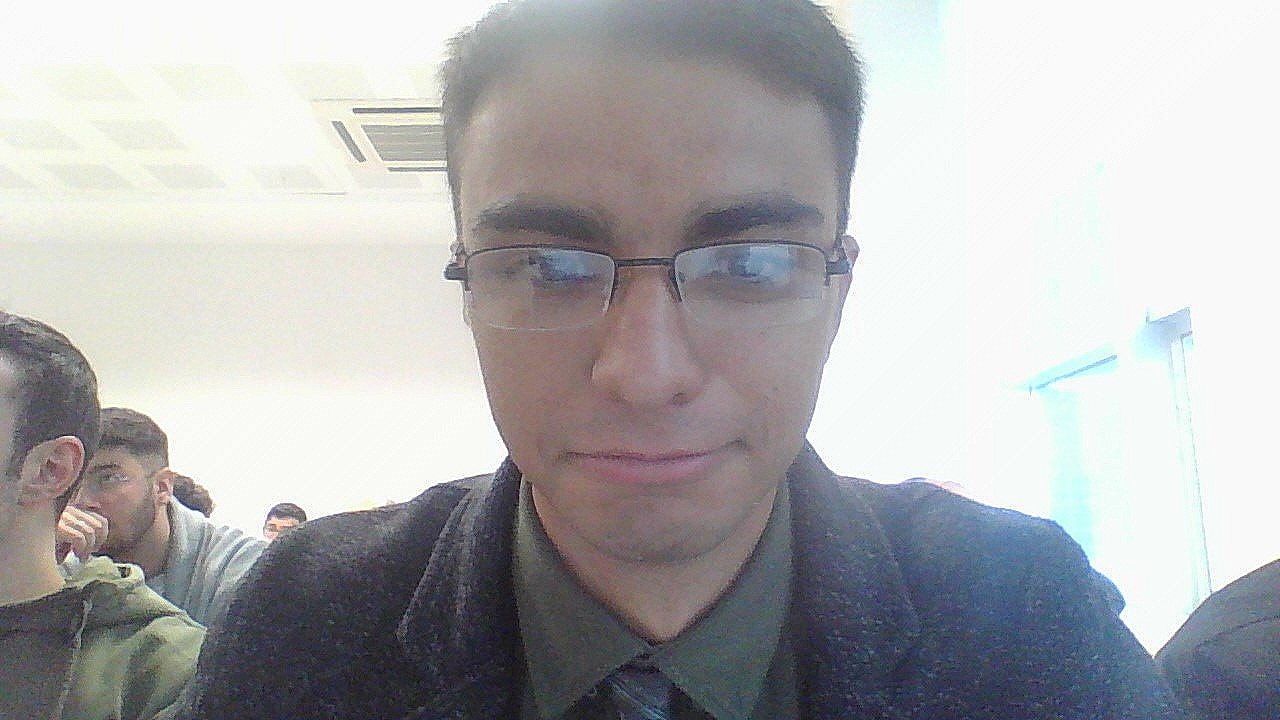
#> input picture emre.jpg, 1280 x 720 px
$ jupyter execute toplama.ipynb
#> lines starting #> are read from the running program, lines starting #| are printed output that depends on the picture
[cell 1]
from PIL import Image
import cv2
import numpy as np
from matplotlib import pyplot as plt

[cell 2]
img = Image.open("emre.jpg")
#> img is the input picture: PIL image 1280x720 RGB; mean R, G, B 174.8, 174.9, 176.1
imgkk = Image.open("kk.jpeg")
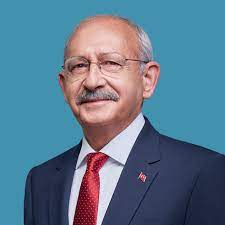
#> input picture kk.jpeg, 225 x 225 px
#> imgkk is the input picture: PIL image 225x225 RGB; mean R, G, B 91.8, 120.8, 142.8

img1 = img.resize((100,100))
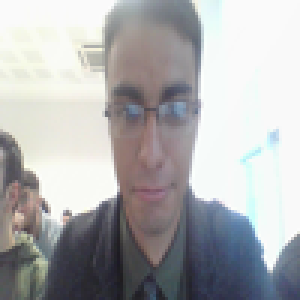
#> img1: PIL image 100x100 RGB (shown 3 times larger); mean R, G, B 174.8, 174.9, 176.1
img2 = imgkk.resize((100,100))
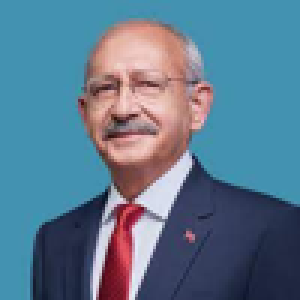
#> img2: PIL image 100x100 RGB (shown 3 times larger); mean R, G, B 91.8, 120.8, 142.8

[cell 3]
img1.save("deneme.png")

[cell 4]
kk = plt.imread("kk.jpeg")

[cell 5]
kenanevren = plt.imread("emre.jpg")

[cell 6]
kYukseklik, kGenislik, kKanal=kk.shape
#> kYukseklik = 225; kGenislik = 225; kKanal = 3

[cell 7]
bYukseklik, bGenislik, bKanal =kenanevren.shape
#> bYukseklik = 720; bGenislik = 1280; bKanal = 3

[cell 8]
roialan = kenanevren[bYukseklik-kYukseklik:,bGenislik -kGenislik:].copy()
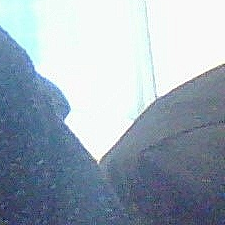
#> roialan: shape (225, 225, 3); mean R, G, B 155.1, 169, 182.7

[cell 9]
roialan = cv2.addWeighted(roialan,0.5,kk,0.5,10)
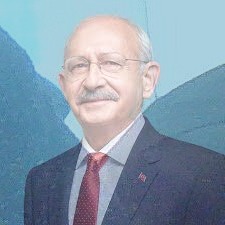
#> roialan: shape (225, 225, 3); mean R, G, B 133.4, 154.9, 172.7
kenanevren[bYukseklik - kYukseklik: ,0:kGenislik]
